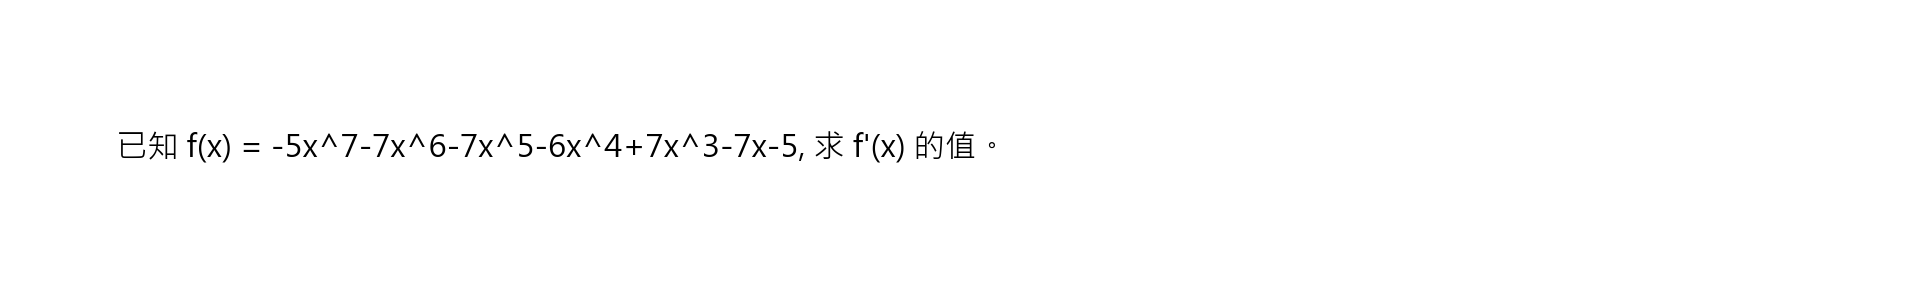

Write the Python code that produced this figure.
# -*- coding: utf-8 -*-
import matplotlib.pyplot as plt
import matplotlib
matplotlib.use('Agg')
import re

# 設定字體
plt.rcParams['font.sans-serif'] = ['Microsoft YaHei UI', 'Microsoft JhengHei', 'SimHei']
plt.rcParams['axes.unicode_minus'] = False
plt.rcParams['font.size'] = 14

# 测试字符串
latex_str = "已知 $f(x) = -5x^{7}-7x^{6}-7x^{5}-6x^{4}+7x^{3}-7x-5$, 求 f'(x) 的值。"
text_version = latex_str.replace('$', '').strip()

# 简化：将 ^{n} 转换为 ^n（去掉花括号，更易读）
text_version = re.sub(r'\^\{(\d)\}', r'^\1', text_version)

print(f"显示文字: {text_version}")

# 創建圖片
fig = plt.figure(figsize=(16, 2.2), dpi=150)
fig.patch.set_alpha(0)
ax = fig.add_subplot(111)

ax.text(0.05, 0.5, text_version, 
        fontsize=15,
        ha='left', va='center',
        transform=ax.transAxes, wrap=True,
        fontfamily='sans-serif',
        fontweight='500')

ax.axis('off')
ax.set_xlim(0, 1)
ax.set_ylim(0, 1)

plt.savefig('temp/test_render_v2.png', format='png', bbox_inches='tight', pad_inches=0.15, dpi=150)
plt.close(fig)

print("✅ 图片已保存到 temp/test_render_v2.png")
print("   显示格式: x^7 x^6 x^5 (保留 LaTeX 风格)")
